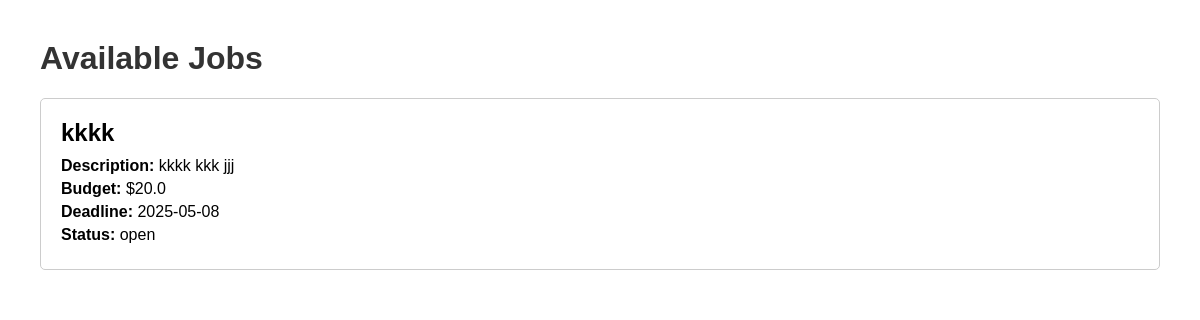
The app's page /jobs/list_jobs, older data.
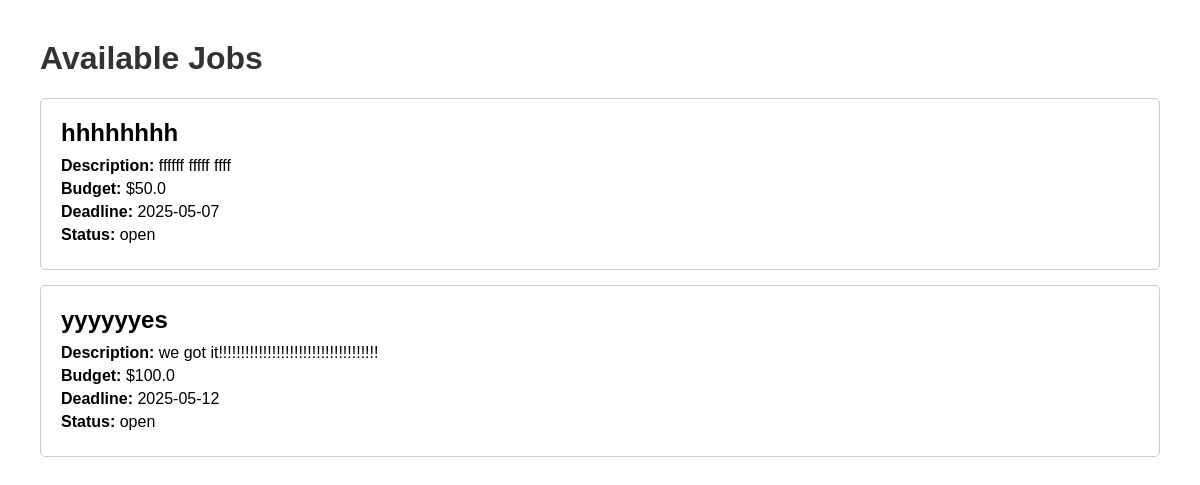
The same page, newer data.
### infrastructure/models/job_model.py (models this page shows)
class JobModel(Base):
    __tablename__ = "jobs"
    id = Column(Integer, primary_key=True, index=True)
    title = Column(String, nullable=False)
    description = Column(String, nullable=False)
    budget = Column(Float, nullable=False)
    deadline = Column(Date, nullable=False)
    client_id = Column(Integer, ForeignKey("users.id"), nullable=False)
    status = Column(String, default="open")

### web/routes/job_routes.py (the view)
@job_bp.route("/list_jobs")
def list_jobs():
    use_case = ListOpenJobs(SQLAlchemyJobRepo())
    jobs = use_case.execute()
    return render_template("list_jobs.html", jobs=jobs)

### app/use_cases/job_use_cases.py (called while the page is built)
    def execute(self) -> list[Job]:
        return self.job_repo.list_open_jobs()

### infrastructure/repositories/sqlalchemy_repo.py (called while the page is built)
    def list_open_jobs(self) -> list[Job]:
        db = SessionLocal()
        jobs = db.query(JobModel).filter(JobModel.status == "open").all()
        db.close()
        return [Job(
            id=job.id,
            title=job.title,
            description=job.description,
            budget=job.budget,
            deadline=job.deadline,
            client_id=job.client_id,
            status=job.status
        ) for job in jobs]

### web/templates/list_jobs.html (shortened to what this page needs)
<!DOCTYPE html>
<html>
<head>
</head>
<body>
    <h1>Available Jobs</h1>
    {% if jobs %}
        {% for job in jobs %}
            <div class="job">
                <h2>{{ job.title }}</h2>
                <p><strong>Description:</strong> {{ job.description }}</p>
                <p><strong>Budget:</strong> ${{ job.budget }}</p>
                <p><strong>Deadline:</strong> {{ job.deadline }}</p>
                <p><strong>Status:</strong> {{ job.status }}</p>
            </div>
        {% endfor %}
    {% else %}
        <p>No jobs available.</p>
    {% endif %}
</body>
</html>

Row changes from the older to the newer data that the page shows:
no longer on this page (row edited): JobModel: title "kkkk", description "kkkk kkk jjj", budget "20.0", deadline "2025-05-08", status "open"
added JobModel: title "hhhhhhhh", description "ffffff fffff ffff", budget "50.0", deadline "2025-05-07", status "open"
added JobModel: title "yyyyyyes", description "we got it!!!!!!!!!!!!!!!!!!!!!!!!!!!!!!!!!!!!", budget "100.0", deadline "2025-05-12", status "open"
